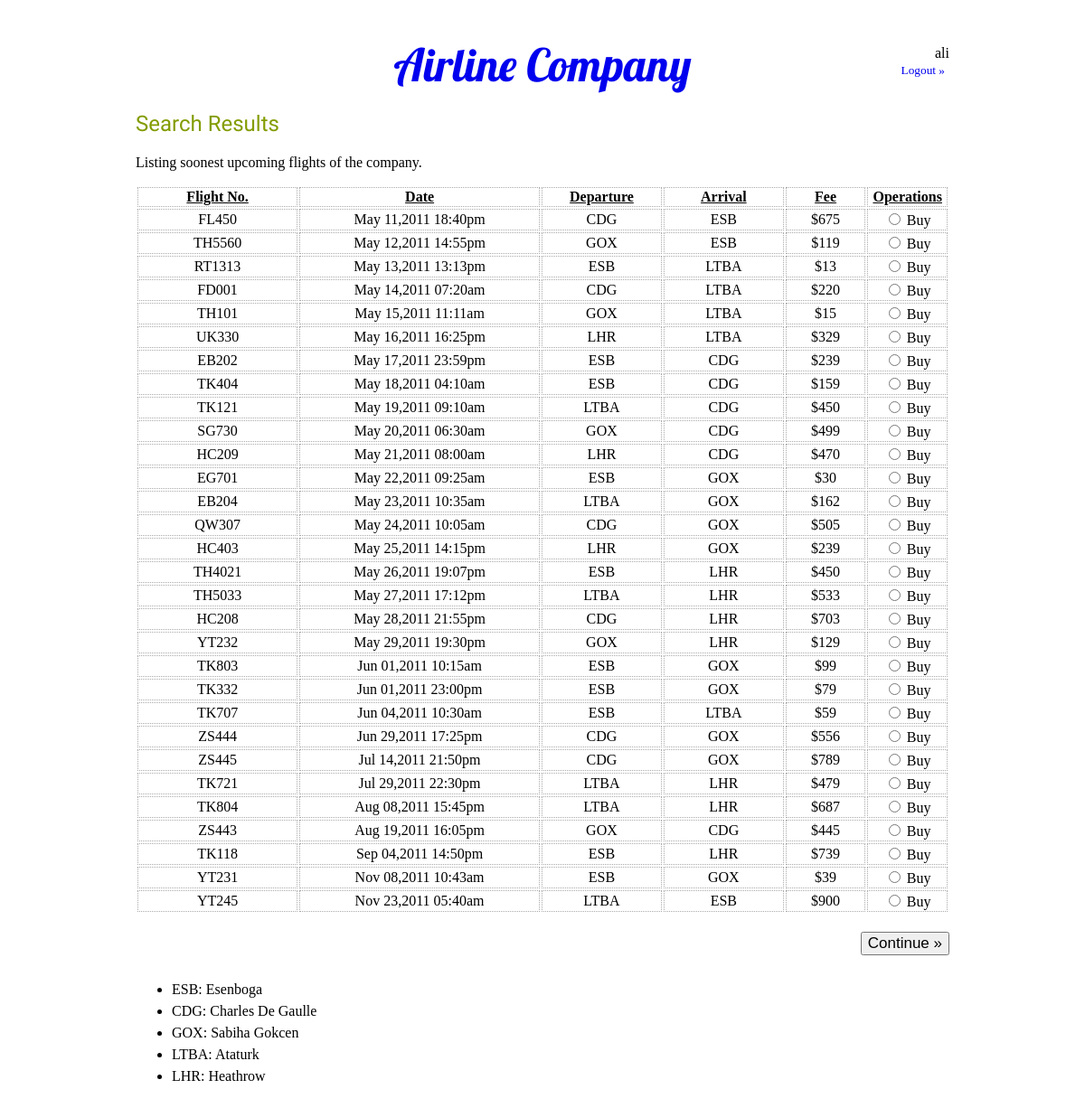
Page /search.php?act=upcoming (signed in) on the committed database.
### tables this page shows
CREATE TABLE `flight` (
  `id` int(11) NOT NULL AUTO_INCREMENT,
  `flight_number` varchar(10) NOT NULL,
  `departure_date` datetime NOT NULL,
  `fare` float DEFAULT '0',
  `route` int(11) NOT NULL,
  `plane` int(11) NOT NULL,
  PRIMARY KEY (`id`),
  KEY `route` (`route`),
  KEY `plane` (`plane`),
  CONSTRAINT `flight_ibfk_1` FOREIGN KEY (`route`) REFERENCES `route` (`id`) ON DELETE CASCADE,
  CONSTRAINT `flight_ibfk_2` FOREIGN KEY (`plane`) REFERENCES `plane` (`id`) ON DELETE CASCADE
);

CREATE TABLE `airport` (
  `id` int(11) NOT NULL AUTO_INCREMENT,
  `code` varchar(4) NOT NULL,
  `name` varchar(100) NOT NULL,
  `city` int(11) NOT NULL,
  PRIMARY KEY (`id`),
  KEY `city` (`city`),
  CONSTRAINT `airport_ibfk_2` FOREIGN KEY (`city`) REFERENCES `city` (`id`) ON DELETE CASCADE
);

### view_results.php (the view, shortened to what this page needs)
<h2>Search Results</h2>
<p><?=$search_str?></p>
<form method='POST' action='book.php?action=form'>
	<table class='data'>
		<tr class='legend'>
			<td width='20%'>Flight No.</td>
			<td width='30%'>Date</td>
			<td width='15%'>Departure</td>
			<td width='15%'>Arrival</td>
			<td width='10%'>Fee</td>
			<td width='20%'>Operations</td>
		</tr>
	<?php
	foreach($flights as $result){?>
		<tr>
			<td width='20%'><?=$result['flight_number']?></td>
			<td width='30%'><?=date("M d,Y H:ia", strtotime($result['departure_date']))?></td>
			<td width='15%'><?=$result['dcode']?></td>
			<td width='15%'><?=$result['acode']?></td>
			<td width='10%'>$<?=number_format($result['fare'])?></td>
			<td width='20%'>
				<input type="radio" name="flight_id" value="<?=$result['id']?>" /> Buy
			</td>
		</tr>
	<?php }?>
	</table>
	<div class='line' style='text-align:right;'>
		<input type='submit' value='Continue &raquo;'/>
	</div>
</form>
<ul>
<?php foreach($airports as $abbr=>$ext){?>
	<li><?=$abbr?>: <?=$ext?></li>
<?php }?>

### style.css (style rules this page uses)
html, body { overflow-y: scroll; overflow: -moz-scrollbars-vertical; }
body { margin: 0; font: 16px normal 'Ubuntu', Helvetica, Arial, sans-serif, serif; }
h1, h2,h3,h4,h5 { font-family: 'Philosopher', arial, serif; color: #829C00; font-weight: normal; }
div.line { width:100%; clear:both; padding: 10px 0; }
input, select { font-size: 17px; }
table.data { width: 100%; margin:10px auto; border: 0px; }
table.data td { border: 1px dotted #aaa; text-align: center; }
table.data tr.legend td { text-align:center; text-decoration:underline; font-weight:bold; }
ul li { line-height:150%; }

### rows in the picture
flight: flight_number "FL450", departure_date "May 11,2011 18:40pm", airport.code "CDG", airport.code "ESB", fare "675"
flight: flight_number "TH5560", departure_date "May 12,2011 14:55pm", airport.code "GOX", airport.code "ESB", fare "119"
flight: flight_number "RT1313", departure_date "May 13,2011 13:13pm", airport.code "ESB", airport.code "LTBA", fare "13"
flight: flight_number "FD001", departure_date "May 14,2011 07:20am", airport.code "CDG", airport.code "LTBA", fare "220"
flight: flight_number "TH101", departure_date "May 15,2011 11:11am", airport.code "GOX", airport.code "LTBA", fare "15"
flight: flight_number "UK330", departure_date "May 16,2011 16:25pm", airport.code "LHR", airport.code "LTBA", fare "329"
flight: flight_number "EB202", departure_date "May 17,2011 23:59pm", airport.code "ESB", airport.code "CDG", fare "239"
flight: flight_number "TK404", departure_date "May 18,2011 04:10am", airport.code "ESB", airport.code "CDG", fare "159"
flight: flight_number "TK121", departure_date "May 19,2011 09:10am", airport.code "LTBA", airport.code "CDG", fare "450"
flight: flight_number "SG730", departure_date "May 20,2011 06:30am", airport.code "GOX", airport.code "CDG", fare "499"
flight: flight_number "HC209", departure_date "May 21,2011 08:00am", airport.code "LHR", airport.code "CDG", fare "470"
flight: flight_number "EG701", departure_date "May 22,2011 09:25am", airport.code "ESB", airport.code "GOX", fare "30"
flight: flight_number "EB204", departure_date "May 23,2011 10:35am", airport.code "LTBA", airport.code "GOX", fare "162"
flight: flight_number "QW307", departure_date "May 24,2011 10:05am", airport.code "CDG", airport.code "GOX", fare "505"
flight: flight_number "HC403", departure_date "May 25,2011 14:15pm", airport.code "LHR", airport.code "GOX", fare "239"
flight: flight_number "TH4021", departure_date "May 26,2011 19:07pm", airport.code "ESB", airport.code "LHR", fare "450"
flight: flight_number "TH5033", departure_date "May 27,2011 17:12pm", airport.code "LTBA", airport.code "LHR", fare "533"
flight: flight_number "HC208", departure_date "May 28,2011 21:55pm", airport.code "CDG", airport.code "LHR", fare "703"
flight: flight_number "YT232", departure_date "May 29,2011 19:30pm", airport.code "GOX", airport.code "LHR", fare "129"
flight: flight_number "TK803", departure_date "Jun 01,2011 10:15am", airport.code "ESB", airport.code "GOX", fare "99"
flight: flight_number "TK332", departure_date "Jun 01,2011 23:00pm", airport.code "ESB", airport.code "GOX", fare "79"
flight: flight_number "TK707", departure_date "Jun 04,2011 10:30am", airport.code "ESB", airport.code "LTBA", fare "59"
flight: flight_number "ZS444", departure_date "Jun 29,2011 17:25pm", airport.code "CDG", airport.code "GOX", fare "556"
flight: flight_number "ZS445", departure_date "Jul 14,2011 21:50pm", airport.code "CDG", airport.code "GOX", fare "789"
flight: flight_number "TK721", departure_date "Jul 29,2011 22:30pm", airport.code "LTBA", airport.code "LHR", fare "479"
flight: flight_number "TK804", departure_date "Aug 08,2011 15:45pm", airport.code "LTBA", airport.code "LHR", fare "687"
flight: flight_number "ZS443", departure_date "Aug 19,2011 16:05pm", airport.code "GOX", airport.code "CDG", fare "445"
flight: flight_number "TK118", departure_date "Sep 04,2011 14:50pm", airport.code "ESB", airport.code "LHR", fare "739"
flight: flight_number "YT231", departure_date "Nov 08,2011 10:43am", airport.code "ESB", airport.code "GOX", fare "39"
flight: flight_number "YT245", departure_date "Nov 23,2011 05:40am", airport.code "LTBA", airport.code "ESB", fare "900"

### other values in the picture
$search_str "Listing soonest upcoming flights of the company."
$abbr "ESB"
$ext "Esenboga"
$abbr "CDG"
$ext "Charles De Gaulle"
$abbr "GOX"
$ext "Sabiha Gokcen"
$abbr "LTBA"
$ext "Ataturk"
$abbr "LHR"
$ext "Heathrow"
$_SESSION['username'] "ali"
